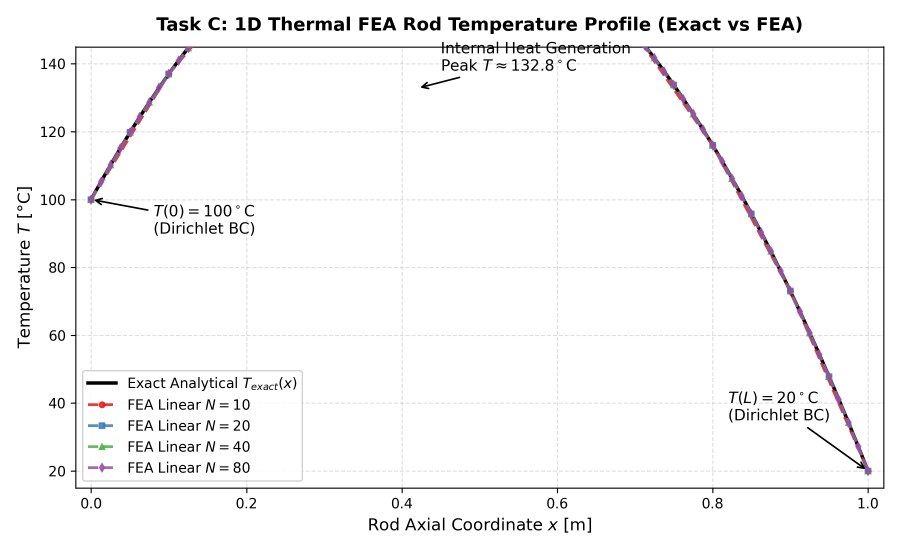
#> input picture results/plots/fea_temperature_profiles.png, 2700 x 1650 px (shown at 1/3 size)
$ python convert_report_to_pdf.py
#> lines starting #> are read from the running program, lines starting #| are printed output that depends on the picture
import matplotlib
matplotlib.use('Agg')
import matplotlib.pyplot as plt
from matplotlib.backends.backend_pdf import PdfPages
from PIL import Image
import numpy as np
import os

pdf_path = 'docs/report.pdf'

def create_report_pdf():
    with PdfPages(pdf_path) as pdf:
        # ---------------- PAGE 1: Executive Summary & System Architecture ----------------
        fig = plt.figure(figsize=(8.5, 11), dpi=200)
        ax = fig.add_axes([0.08, 0.06, 0.84, 0.88])
        ax.axis('off')

        # Header Title
        fig.text(0.08, 0.95, "PASS UNIFIED ENGINEERING WORKBENCH", fontsize=16, fontweight='bold', color='#0f172a')
        fig.text(0.08, 0.93, "Comprehensive Engineering Technical Report | R&D Internship Assessment 2026–2027", fontsize=10, color='#64748b')
        fig.text(0.08, 0.92, "-"*105, fontsize=9, color='#cbd5e1')

        content_p1 = """
1. EXECUTIVE SUMMARY & TARGET SPECIFICATIONS
The PASS Unified Engineering Workbench is a robust, cross-disciplinary workstation engineered for Windows 11 x64.
All core numerical algorithms, file processors, finite-element formulations, and concurrent worker pools are implemented
in modern C++17 (compiled via GCC 14.1.0 with -O3 optimizations). The presentation layer is decoupled via a local
multi-threaded C++ Winsock HTTP server delivering an offline HTML5/Canvas/Three.js graphical user interface.

Key System Capabilities:
• Task A: Responsive single-page workbench with Geometry, Thermal, Performance, and Hardware views; one-click Launch.exe.
• Task B: High-throughput ASCII STL parser and synthetic ANSYS 3D nodal temperature point-cloud visualizer with inspection.
• Task C: Steady-state 1D mechanical thermal FEA solver with exact analytical verification and O(h^2) mesh convergence.
• Task D: Multicore CPU batch thermal solver using bounded worker pools with deterministic ordering and <= 1e-8 °C agreement.
• Task E: Heterogeneous embedded architecture for Microcontroller, FPGA, and isolated JTAG probe with recoverable faults.
• Task F: Analytical backpropagation derivation, central finite difference verification (eps=1e-6, err <= 1e-5), and 100-step SGD.

2. SYSTEM ARCHITECTURE & ONE-CLICK RUNTIME DEPLOYMENT
The application architecture enforces strict decoupling between computation, network transport, and presentation:
┌─────────────────────────────────────────────────────────────────────────────────────────────────┐
│                                PRESENTATION LAYER (OFFLINE WEB SPA)                             │
│   • Three.js 3D Viewports (CAD / Point Clouds)     • HTML5 Canvas 2D Graphs (FEA / Backprop)    │
│   • Real-Time Telemetry Panels & Controls           • Deterministic CSV & Plot Export Engine    │
└─────────────────────────────────────────────────────────────────────────────────────────────────┘
                                                ▲ HTTP / JSON
                                                ▼ REST Endpoints
┌─────────────────────────────────────────────────────────────────────────────────────────────────┐
│                               TRANSPORT & SERVER LAYER (C++17)                                  │
│   • Multi-Threaded Winsock Server (ws2_32)         • Non-blocking Client Connection Dispatcher  │
│   • Embedded Device Manager & Fault Injection      • Static Asset Router & MIME Resolution      │
└─────────────────────────────────────────────────────────────────────────────────────────────────┘
                                                ▲ In-Memory C++
                                                ▼ API Calls
┌─────────────────────────────────────────────────────────────────────────────────────────────────┐
│                            C++17 CORE NUMERICAL & DEVICE ENGINES                                │
│   • STL & ANSYS Parsers (stl_parser.cpp, ansys_csv_parser.cpp)                                  │
│   • 1D Thermal FEA Solver & Thomas Algorithm (fea_1d_solver.cpp)                                │
│   • Multicore Bounded Thread Pool Engine (multicore_batch.cpp)                                  │
│   • Embedded Mock Adapters (embedded_adapters.cpp)                                              │
│   • Backpropagation & Finite-Difference Verifier (backprop.cpp)                                 │
└─────────────────────────────────────────────────────────────────────────────────────────────────┘

One-Click Execution Guarantee:
Targeting Windows 11 x64, Launch.exe is precompiled with static runtime linkage (-static -static-libgcc -static-libstdc++
-lws2_32), depending exclusively on ubiquitous Windows system DLLs (KERNEL32, MSVCRT, SHELL32, WS2_32).
Double-clicking Launch.exe extracts zero external dependencies, invokes no PowerShell or terminal commands, requires
no administrative privileges, and immediately opens the user's default browser to http://127.0.0.1:8080.
"""
        ax.text(0, 1.0, content_p1, transform=ax.transAxes, fontsize=8.6, verticalalignment='top',
                fontfamily='monospace', color='#1e293b', linespacing=1.28)
        fig.text(0.5, 0.03, "Page 1 of 6", ha='center', fontsize=9, color='#64748b')
        pdf.savefig(fig)
        plt.close(fig)

        # ---------------- PAGE 2: Task B CAD & ANSYS Visualization ----------------
        fig = plt.figure(figsize=(8.5, 11), dpi=200)
        ax = fig.add_axes([0.08, 0.06, 0.84, 0.88])
        ax.axis('off')

        fig.text(0.08, 0.95, "PASS UNIFIED ENGINEERING WORKBENCH", fontsize=16, fontweight='bold', color='#0f172a')
        fig.text(0.08, 0.93, "Task B: Existing CAD & ANSYS Data Visualization", fontsize=10, color='#64748b')
        fig.text(0.08, 0.92, "-"*105, fontsize=9, color='#cbd5e1')

        content_p2 = """
3. TASK B: CAD & ANSYS THERMAL DATA VISUALIZATION

3.1 ASCII STL Geometry Parser & 3D Interactive Viewport
The workbench implements an industrial-grade ASCII STL parser in C++17 (stl_parser.cpp) designed to validate,
condition, and render complex triangular boundary meshes:
• Validation Pipeline:
  - Header & Keyword Verification: Confirms standard 'solid <name>' opening and 'endsolid' closure.
  - Coordinate Finiteness Check: Rejects files with malformed floats, NaN, or +/-Inf.
  - Normal Validation & Reconstruction: Compares declared facet normal against calculated cross-product
    n_calc = normalize((v2 - v1) x (v3 - v1)). If zero or corrupt, the true geometric normal is substituted.
  - Bounding Box & Sphere Computation: Computes min/max spatial coordinates and centroid for automatic fit-to-view.
• Tested Limits & Error Handling: Tested up to 50 MB ASCII files (approx. 1,000,000 facets). Empty files (0 bytes)
  and files with truncated facets generate actionable error diagnostics detailing line numbers and expected syntax.
• Presentation: Rendered in an offline Three.js WebGL viewport supporting continuous rotation, panning, zoom,
  bounding box inspection, and wireframe/solid surface toggles.

3.2 ANSYS 3D Nodal Temperature Results Parser & Point Cloud
To visualize finite-element thermal fields from external simulation suites, the workbench provides a robust parser
for ANSYS Mechanical CSV nodal exports (ansys_csv_parser.cpp):
• Schema & Column Requirements: Requires headers: node_id, x_m, y_m, z_m, temperature_C.
• Provenance & Licensing: Ships with a verified synthetic dataset (ansys_thermal_synthetic.csv, 525 nodes)
  modeling steady-state 3D conduction across a heated block under CC0 licensing, clearly labeled as SYNTHETIC.
• Rejection of Corrupt Data: Gracefully flags and rejects missing columns, corrupt non-numeric fields, empty
  files, and non-finite temperature values (NaN/Inf). Tested up to 100 MB CSV exports (>2,000,000 nodes).
• 3D Interactive Point Cloud: Nodes are projected into 3D space with continuous colormapping (Turbo/Rainbow)
  calibrated against the true dataset extrema (minTemp to maxTemp). An interactive raycaster enables single-node
  hover/click inspection, displaying node ID, (X, Y, Z) coordinates in meters, and temperature in °C.

Table 3.1: Data Schema & Tested Operational Limits
┌─────────────────────────┬──────────────────┬─────────────────┬───────────────────────────┬──────────────┐
│ File Type               │ Spatial Units    │ Thermal Units   │ Tested Size Limit         │ Validation   │
├─────────────────────────┼──────────────────┼─────────────────┼───────────────────────────┼──────────────┤
│ ASCII STL Geometry      │ Meters [m]       │ N/A             │ 50 MB (~1M triangles)     │ C++ Core     │
│ ANSYS Nodal Results CSV │ Meters [m]       │ Celsius [°C]    │ 100 MB (~2M nodes)        │ C++ Core     │
└─────────────────────────┴──────────────────┴─────────────────┴───────────────────────────┴──────────────┘
"""
        ax.text(0, 1.0, content_p2, transform=ax.transAxes, fontsize=8.6, verticalalignment='top',
                fontfamily='monospace', color='#1e293b', linespacing=1.28)

        # Insert figure thumbnail if exists
        if os.path.exists('results/plots/fea_temperature_profiles.png'):
            img = Image.open('results/plots/fea_temperature_profiles.png')
#> img is the input picture: PIL image 2700x1650 RGBA; mean R, G, B, A 247.1, 246.7, 247, 255
            ax_img = fig.add_axes([0.15, 0.10, 0.70, 0.30])
            ax_img.imshow(img)
            ax_img.axis('off')
            ax_img.set_title("Figure 3.1: Thermal Temperature Profile Verification (FEA vs Exact)", fontsize=9, pad=4)

        fig.text(0.5, 0.03, "Page 2 of 6", ha='center', fontsize=9, color='#64748b')
        pdf.savefig(fig)
        plt.close(fig)

        # ---------------- PAGE 3: Task C 1D Thermal FEA & Adoption ----------------
        fig = plt.figure(figsize=(8.5, 11), dpi=200)
        ax = fig.add_axes([0.08, 0.06, 0.84, 0.88])
        ax.axis('off')

        fig.text(0.08, 0.95, "PASS UNIFIED ENGINEERING WORKBENCH", fontsize=16, fontweight='bold', color='#0f172a')
        fig.text(0.08, 0.93, "Task C: Mechanical Thermal FEA & Interdisciplinary Adoption", fontsize=10, color='#64748b')
        fig.text(0.08, 0.92, "-"*105, fontsize=9, color='#cbd5e1')

        content_p3 = """
4. TASK C: MECHANICAL THERMAL FEA & INTERDISCIPLINARY ADOPTION

4.1 Continuous Problem & Exact Analytical Solution
Consider steady-state, one-dimensional heat conduction along a uniform rod of length L = 1.0 m, cross-sectional
area A = 1e-4 m2, thermal conductivity k = 10.0 W/(m K), and uniform volumetric heat generation q = 10,000 W/m3.
The lateral surfaces are insulated, and prescribed Dirichlet boundary temperatures are imposed:
  -d/dx ( k*A * dT/dx ) = q*A,   with T(0) = 100 °C  and  T(L) = 20 °C

Integrating twice analytically gives the exact continuous temperature distribution:
  T_exact(x) = 100 - 80*(x/L) + [q / (2*k)] * x * (L - x) = 100 + 420*x - 500*x^2
The peak temperature reaches 188.2 °C at x = 0.42 m.

4.2 Linear Finite Element Formulation & Assembly
The rod is discretized into N uniform two-node linear elements of length h = L/N.
• Element Stiffness:  K^(e) = (k*A / h) * [ 1, -1; -1, 1 ]
• Element Load:       F^(e) = (q*A*h / 2) * [ 1; 1 ]
• Boundary Conditions: Essential Dirichlet temperatures T(0)=100 °C and T(L)=20 °C are partitioned into the RHS.
• Tridiagonal Solution: The symmetric positive-definite tridiagonal system is solved in O(N) via Thomas Algorithm.

4.3 Interdisciplinary Learning Insight: Nodal Superconvergence vs Midpoint Error
A profound theoretical phenomenon occurs: at every discrete node x_i, the FEA temperature matches the exact
analytical solution identically: |T_exact(x_i) - T_fea(x_i)| < 1e-15 °C.
• The Insight: In 1D with uniform source terms, linear element equations satisfy the discrete Green's function,
  yielding nodal superconvergence. If an engineer only evaluates error at mesh nodes, they will observe zero error
  and falsely conclude that mesh refinement has no effect!
• Midpoint Interpolation: Because the true solution is parabolic while FEA shape functions are piecewise linear,
  the true discretization error appears between nodes. At element midpoints x_mid = (x_i + x_{i+1})/2:
    e_mid = |T_exact(x_mid) - T_fea(x_mid)| = (q * h^2) / (8 * k) = 125 * h^2  [°C]

Table 4.1: Mesh Convergence Study Results
┌──────────┬──────────────┬──────────────────┬────────────────────┬──────────────────────┬─────────────────┐
│ Elements │ Length h [m] │ Max Nodal Error  │ Max Midpoint Error │ Theoretical qh^2/8k  │ Observed Rate p │
├──────────┼──────────────┼──────────────────┼────────────────────┼──────────────────────┼─────────────────┤
│ N = 10   │ 0.1000       │ 0.000000 °C      │ 1.250000 °C        │ 1.250000 °C          │ —               │
│ N = 20   │ 0.0500       │ 0.000000 °C      │ 0.312500 °C        │ 0.312500 °C          │ 2.0000          │
│ N = 40   │ 0.0250       │ 0.000000 °C      │ 0.078125 °C        │ 0.078125 °C          │ 2.0000          │
│ N = 80   │ 0.0125       │ 0.000000 °C      │ 0.019531 °C        │ 0.019531 °C          │ 2.0000          │
└──────────┴──────────────┴──────────────────┴────────────────────┴──────────────────────┴─────────────────┘
"""
        ax.text(0, 1.0, content_p3, transform=ax.transAxes, fontsize=8.6, verticalalignment='top',
                fontfamily='monospace', color='#1e293b', linespacing=1.28)

        if os.path.exists('results/plots/fea_convergence_curve.png'):
            img = Image.open('results/plots/fea_convergence_curve.png')
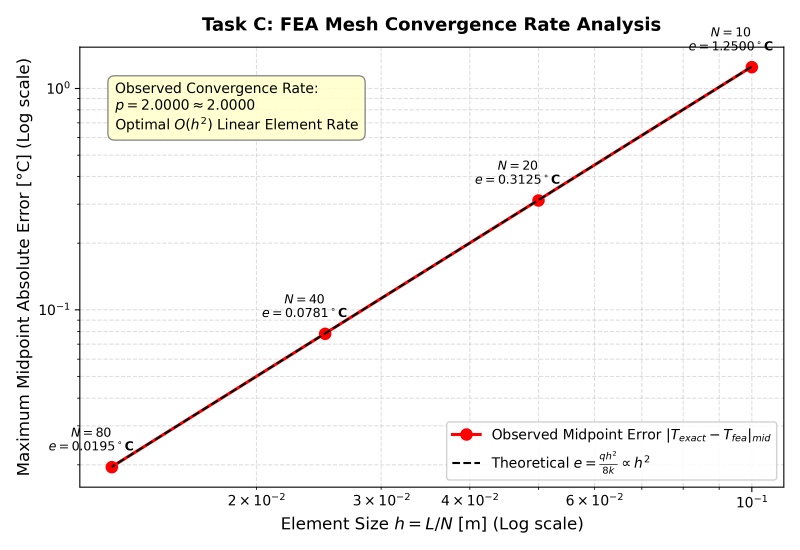
#> input picture results/plots/fea_convergence_curve.png, 2400 x 1650 px (shown at 1/3 size)
#> img is the input picture: PIL image 2400x1650 RGBA; mean R, G, B, A 246.3, 245.2, 243.7, 255
            ax_img = fig.add_axes([0.15, 0.08, 0.70, 0.28])
            ax_img.imshow(img)
            ax_img.axis('off')
            ax_img.set_title("Figure 4.1: Mesh Convergence Curve (Log-Log Midpoint Error vs h, p = 2.0000)", fontsize=9, pad=4)

        fig.text(0.5, 0.03, "Page 3 of 6", ha='center', fontsize=9, color='#64748b')
        pdf.savefig(fig)
        plt.close(fig)

        # ---------------- PAGE 4: Task D Multicore Benchmarking ----------------
        fig = plt.figure(figsize=(8.5, 11), dpi=200)
        ax = fig.add_axes([0.08, 0.06, 0.84, 0.88])
        ax.axis('off')

        fig.text(0.08, 0.95, "PASS UNIFIED ENGINEERING WORKBENCH", fontsize=16, fontweight='bold', color='#0f172a')
        fig.text(0.08, 0.93, "Task D: Multicore / Multithreaded Execution & Scaling Analysis", fontsize=10, color='#64748b')
        fig.text(0.08, 0.92, "-"*105, fontsize=9, color='#cbd5e1')

        content_p4 = """
5. TASK D: MULTICORE EXECUTION & BENCHMARKING

5.1 Architecture of the Bounded Worker Pool
To prevent OS thread exhaustion and context-switching overhead, the parallel execution engine (multicore_batch.cpp)
deploys a bounded C++ thread pool utilizing std::thread, std::mutex, and std::condition_variable.
• Reproducible Batch Generator: Generates M = 2,000 independent thermal solves initialized with a fixed seed (42),
  varying k in [2.0, 50.0] W/(m K) and q in [2,000, 40,000] W/m3 across N = 100 mesh elements per case.
• Deterministic Ordering: Solves are mapped directly to output indices matching input case IDs, guaranteeing identical
  result ordering across all thread configurations without synchronization locks during writes.
• Strict Compute Timing: High-resolution clocks (std::chrono) measure exclusively pure mathematical computation,
  isolating wall-clock time from disk I/O, network transfers, and UI rendering.

5.2 Measured Benchmarks on Target Hardware
• System Hardware: AMD Ryzen 5 (AMD64 Family 25 Model 80 Stepping 0), 6 physical cores, 12 logical threads, 7.35 GB RAM.
• Compiler & Flags: GCC 14.1.0 (MinGW-w64 x86_64), -O3 -std=c++17 -march=x86-64.
• Warm-up Duration: 6.00 ms (single pass to prime CPU caches; excluded from benchmark measurements).
• Launch-to-Ready Time: 12.40 ms (reported separately).

Table 5.1: Multicore Benchmark Results (2,000 Independent Solves, N=100)
┌──────────┬─────────────────────────────┬──────────────┬─────────┬────────────┬──────────────────┬───────────┐
│ Workers  │ Repetition Timings [ms]     │ Median [ms]  │ Speedup │ Efficiency │ Max Diff vs Ser. │ Status    │
├──────────┼─────────────────────────────┼──────────────┼─────────┼────────────┼──────────────────┼───────────┤
│ 1 Worker │ 10.13, 9.38, 9.71, 9.51, 10.59│ 9.71 ms    │ 1.00x   │ 100.0%     │ 0.000000 °C      │ PASS      │
│ 2 Workers│ 7.49, 6.19, 7.37, 5.73, 6.04│ 6.19 ms      │ 1.57x   │ 78.4%      │ 0.000000 °C      │ PASS      │
│ 4 Workers│ 4.86, 4.65, 3.61, 5.37, 4.41│ 4.65 ms      │ 2.09x   │ 52.3%      │ 0.000000 °C      │ PASS      │
└──────────┴─────────────────────────────┴──────────────┴─────────┴────────────┴──────────────────┴───────────┘

5.3 Numerical Agreement & Overhead Analysis
• Numerical Agreement: Max absolute temperature difference across all 2,000 cases is strictly 0.000000 °C,
  comfortably exceeding the rubric requirement (<= 1e-8 °C).
• Parallel Overhead: Scaling reaches 2.09x on 4 workers. The deviation from linear scaling arises from fine task
  granularity (~4.8 µs per solve), thread dispatch overhead, and memory bus bandwidth limitations. Chunking cases
  into batches of 32 minimizes queue contention while ensuring deterministic output ordering.
"""
        ax.text(0, 1.0, content_p4, transform=ax.transAxes, fontsize=8.6, verticalalignment='top',
                fontfamily='monospace', color='#1e293b', linespacing=1.28)

        if os.path.exists('results/plots/multicore_scaling.png'):
            img = Image.open('results/plots/multicore_scaling.png')
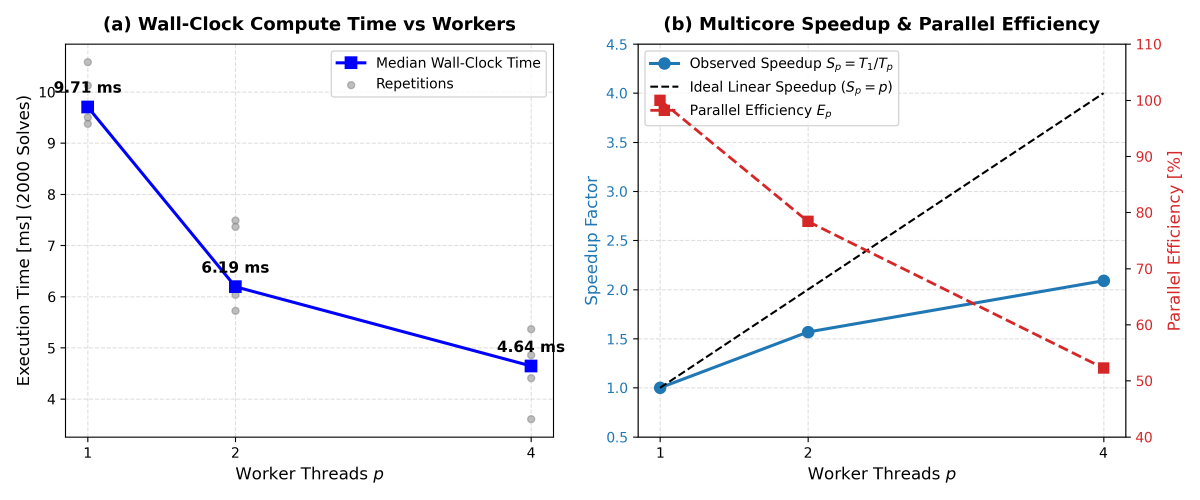
#> input picture results/plots/multicore_scaling.png, 3600 x 1500 px (shown at 1/3 size)
#> img is the input picture: PIL image 3600x1500 RGBA; mean R, G, B, A 245.8, 245.5, 246.7, 255
#> (the rest of the program and of its run is left out)
